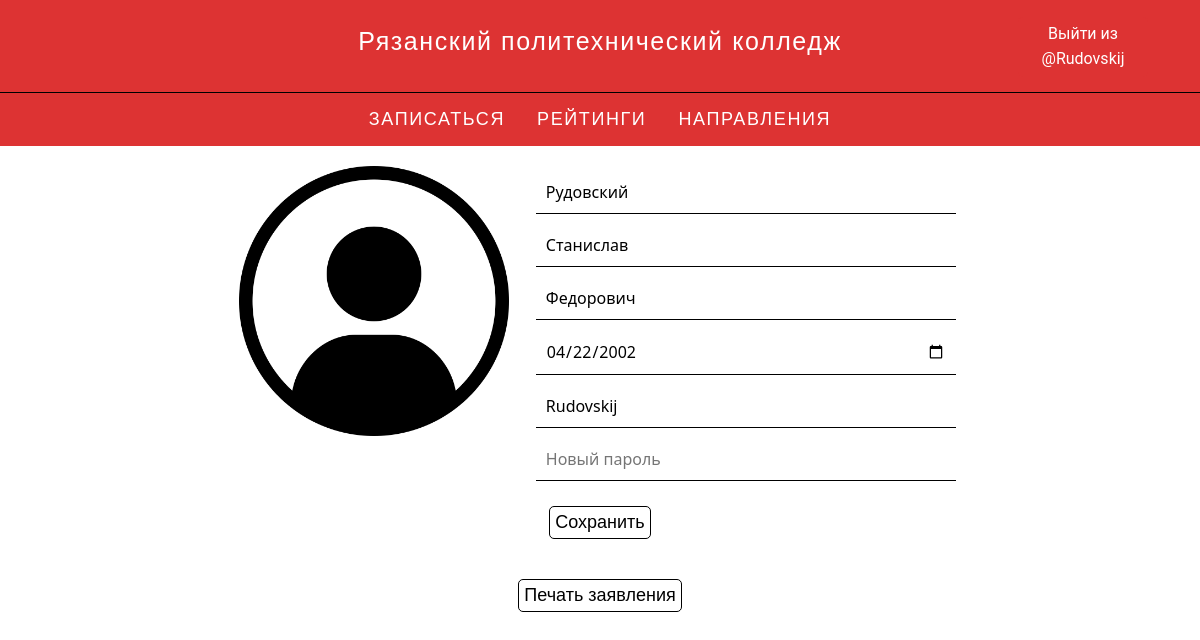
Screenshot of /profile (signed in) with the database file from the repository.
### tables this page shows
CREATE TABLE users ( 
	id                   integer NOT NULL  PRIMARY KEY autoincrement ,
	login                text     ,
	password             text     ,
	email				 text     ,
	rules                text NOT NULL DEFAULT 'Абитуриент'   
 );

CREATE TABLE abiturients ( 
	id                   integer NOT NULL  PRIMARY KEY autoincrement ,
	userID               integer     ,
	fname                varchar(100) NOT NULL    ,
	sname                varchar(100) NOT NULL    ,
	tname                varchar(100)     ,
	birthday             date NOT NULL    ,
	birthplace           text     ,
	country              text     ,
	FOREIGN KEY ( userID ) REFERENCES users( id ) ON DELETE CASCADE ON UPDATE CASCADE
 );

### app.py (the view)
@app.route('/profile', methods=['post', 'get'])
def profile():
    if auth_request():
        if request.method == 'POST':
            print(request.form)
            fm = request.form
            pw = fm.get('password')
            if pw == '':
                return redirect(url_for('profile'))
            elif "'" in pw or '"' in pw or '`' in pw or ';' in pw:
                return redirect(url_for('profile', error='Wrong symbols in new password'))
            elif len(pw) < 6:
                return redirect(url_for('profile', error='The new password must be longer than 6 characters'))
            else:
                new_pw = bcrypt.generate_password_hash(pw)
                req(f"""
                    update `abiturients` set fname = "{fm.get('firstname')}", sname = "{fm.get('secondname')}", tname = "{fm.get('tridname')}", birthday = "{fm.get('birthday')}" where userID = (select id from `users` where login = "{session['userLogin']}");
                    update `users` set login = '{fm.get('login')}', password = "{new_pw}" where login = "{session['userLogin']}";
                """)
                session['userLogin'] = fm.get('login')
                return redirect(url_for('profile'))
        else:
            un = session.get('userLogin')
            st = session.get('userState')
            print(un, st, session.get('userID'))
            data = getUserData(un, 'abiturients.fname', 'abiturients.sname', 'abiturients.tname', 'abiturients.birthday',
                               'passports.serial', 'passports.number', 'claims.phone', 'users.login', 'users.password')
            return render_template('profile.html', username=un, state=st,
                                   userFN=data[1], userSN=data[0], userTN=data[2], userAge=data[3], userPass=data[4]+data[5], userPhone=data[6],
                                   userLogin=data[7], userPassword=data[8])
    else:
        return redirect(url_for('login'))

### app.py (called while the page is built)
def _c(f) -> list:
    r = []
    for i in f:
        r.append(i)
    return r

def req(sql: str, needCommit: bool = True) -> list:
    db = sqlite3.connect(DATABASE_WAY)
    c = db.cursor()
    if ';' in sql:
        temp = c.executescript(sql)
    else:
        temp = c.execute(sql)
    if needCommit:
        db.commit()
    return _c(temp)

def auth_request() -> bool:
    if 'userID' in session:
        sql = f"SELECT COUNT(1) FROM `users` WHERE `rowid` = '{session.get('userID')}'"
        temp = req(sql)
        if temp[0][0] == 1:
            return True
        else:
            return False
    else:
        return False

def getUserData(user: str, *args):
    sql = f'''select '''
    for i in args:
        sql += i + ', '
    sql = sql[:-2]
    sql += f''' from `users` join `abiturients` ON users.id = abiturients.userID join `passports` ON passports.abitID=abiturients.id join `claims` ON claims.abitID=abiturients.id where users.login='{user}' '''
    return req(sql, False)[0]

### templates/profile.html (shortened to what this page needs)
{% extends 'layout.html' %}
{% block topper_auth %}
<div class="authorization_menu">
    <button class="menu_button_login" onclick="window.location.href='/logout'">
        <span>Выйти из @{{ username }}</span>
    </button>
</div>
{% endblock topper_auth %}
{% block body %}
<div class='content'>
    <div class='profile'>
        <form action="" method="POST">
            <div class='main_info'>
                    <img id="photo" src="{{ url_for('static', filename='user.png') }}" alt="user icon">
                <div class='user_info'>
                    <div class="grid_line">
                        <input class="userData" type="text" name="secondname" autocomplete="off" placeholder="Фамилия"
                            pattern="[А-Я][а-я]*" value="{{ userFN }}">
                    </div>
                    <div class="grid_line">
                        <input class="userData" type="text" name="firstname" autocomplete="off" placeholder="Имя"
                            pattern="[А-Я][а-я]*" value="{{ userSN }}">
                    </div>
                    <div class="grid_line">
                        <input class="userData" type="text" name="tridname" autocomplete="off" placeholder="Отчество"
                            pattern="[А-Я][а-я]*" value="{{ userTN.strip() }}">
                    </div>
                    <div class="grid_line">
                        <input class="userData" type="date" name="birthday" autocomplete="off""
                    value="{{ userAge }}">
                    </div>
                    <div class="grid_line">
                        <input class="userData" type="text" name="login" autocomplete="off" placeholder="Логин"
                            value="{{ userLogin }}">
                    </div>
                    <div class='password'>
                        <input class="userData" id='passField' type="password" name="password" autocomplete="off" placeholder="Новый пароль"
                            value="">
                        <a href="#" class="password-control" onclick="changePassField()"></a>
                    </div>
                </div>
            </div>
            <div class='other_info'>
                <input type='submit' class='save' value="Сохранить">
            </div>
        </form>
        <div class='other_info'>
            <button class='save' onclick="window.open('/render_claim_pdf');">Печать заявления</button>
        </div>
    </div>
</div>
{% endblock body %}

### templates/layout.html (style rules this page uses)
body { margin: 0px; font-family: 'Segoe UI', Tahoma, Geneva, Verdana, sans-serif; display: flex; flex-direction: column; align-content: center; justify-content: center; overflow-y: scroll; transition: .5s; }
button { padding: 5px; background-color: white; border: 1px solid black; border-radius: 5px; margin: 20px; font-size: large; transition: 0.3s; }
div.topper_head>nav, div.topper_head>div.authorization_menu { width: 170px; }
a { text-decoration: white; color: white; }
div.authorization_menu { display: flex; -webkit-align-items: center; align-items: center; justify-content: end; height: 100%; }
button.menu_button_login, button.menu_button_reg { border: none; background-color: #dd3333; cursor: pointer; color: white; font: 400 16px/1.56 Roboto, Open Sans, Arial, Helvetica, sans-serif }

### rows the page displays
users: login "Rudovskij"
abiturients: secondname "Рудовский", firstname "Станислав", tridname "Федорович", birthday "04/22/2002"
